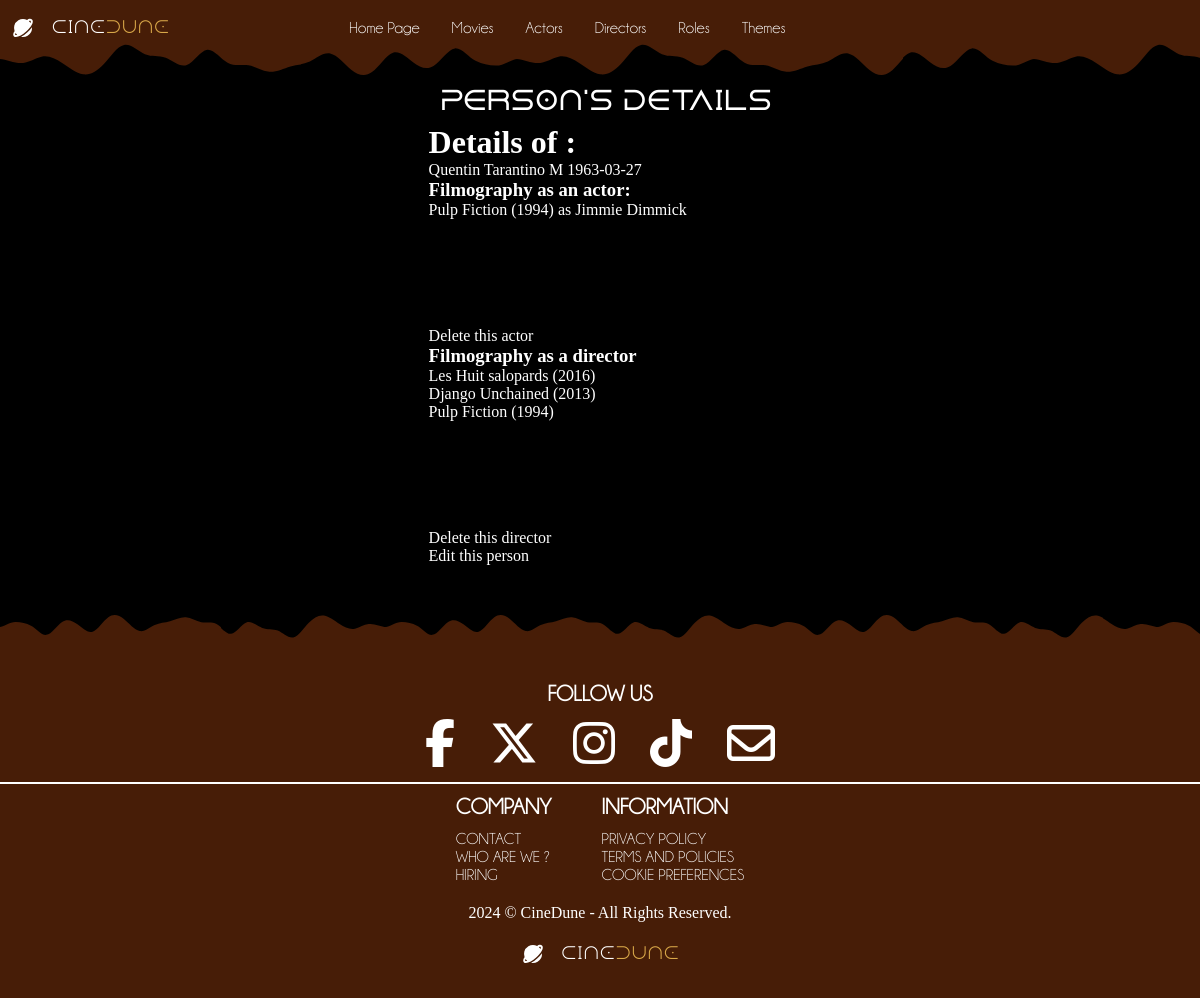
/index.php?action=personDetails&id=9, run on the app's committed database.
### tables this page shows
CREATE TABLE IF NOT EXISTS `person` (
  `idPerson` int NOT NULL AUTO_INCREMENT,
  `firstname` char(255) NOT NULL,
  `surname` char(255) NOT NULL,
  `sex` char(10) NOT NULL,
  `birthdate` date NOT NULL,
  `picture` varchar(255) NOT NULL,
  PRIMARY KEY (`idPerson`)
);

CREATE TABLE IF NOT EXISTS `actor` (
  `idActor` int NOT NULL AUTO_INCREMENT,
  `idPerson` int NOT NULL,
  PRIMARY KEY (`idActor`),
  KEY `idPerson` (`idPerson`),
  CONSTRAINT `FK1_actor_person` FOREIGN KEY (`idPerson`) REFERENCES `person` (`idPerson`)
);

CREATE TABLE IF NOT EXISTS `movie` (
  `idMovie` int NOT NULL AUTO_INCREMENT,
  `title` varchar(255) NOT NULL,
  `releaseYear` year NOT NULL,
  `duration` int NOT NULL DEFAULT '0',
  `note` float NOT NULL DEFAULT (0),
  `synopsis` text,
  `poster` varchar(255) NOT NULL,
  `idDirector` int DEFAULT NULL,
  PRIMARY KEY (`idMovie`),
  KEY `idDirector` (`idDirector`),
  CONSTRAINT `FK1_movie_director` FOREIGN KEY (`idDirector`) REFERENCES `director` (`idDirector`)
);

CREATE TABLE IF NOT EXISTS `role` (
  `idRole` int NOT NULL AUTO_INCREMENT,
  `roleName` varchar(255) NOT NULL,
  PRIMARY KEY (`idRole`)
);

CREATE TABLE IF NOT EXISTS `director` (
  `idDirector` int NOT NULL AUTO_INCREMENT,
  `idPerson` int NOT NULL,
  PRIMARY KEY (`idDirector`),
  KEY `idPerson` (`idPerson`),
  CONSTRAINT `FK1_director_person` FOREIGN KEY (`idPerson`) REFERENCES `person` (`idPerson`)
);

### view/persons/personDetails.php (the view, shortened to what this page needs)
<h1>Details of : </h1>
<?php
$person = $requestpersonDetails->fetch();
echo $person["firstname"] . " " . $person["surname"] . " " . $person["sex"] . " " . $person["birthdate"] . "<br>";
if (!empty($person["idActor"])) {
    $actorFilmography = $requestActorsFilmography->fetchAll();
    if (empty($actorFilmography)) {
        echo "No filmography found for this actor !";
    } else {
?>
        <h3>Filmography as an actor:</h3>
        <?php
        foreach ($actorFilmography as $filmography) {
        ?>
            <a href="index.php?action=movieDetails&id=<?= $filmography["idMovie"] ?>"><?= $filmography["title"] . " (" . $filmography["releaseYear"] . ")" ?></a> as <?= $filmography["roleName"] . "<br>" ?>
    <?php
        }
    }
    ?>
    <br>
    <br>
    <br>
    <br>
    <br>
    <br>
    <a href="index.php?action=delActor&id=<?= $person['idActor'] ?>">Delete this actor</a>
    <?php
}
if (!empty($person["idDirector"])) {
    $directorFilmography = $requestDirectorsFilmography->fetchAll();
    if (empty($directorFilmography)) {
        echo "No filmography found for this director.";
    } else {
    ?>
        <h3>Filmography as a director</h3>
        <?php
        foreach ($directorFilmography as $filmography) {
        ?>
            <a href="index.php?action=movieDetails&id=<?= $filmography["idMovie"] ?>"><?= $filmography["title"] . " (" . $filmography["releaseYear"] . ")" ?></a><br>
    <?php
        }
    }
    ?>
    <br>
    <br>
    <br>
    <br>
    <br>
    <br>
    <a href="index.php?action=delActor&id=<?= $person['idDirector'] ?>">Delete this director</a>
<?php
}
?>
<br>
<a href="index.php?action=editPerson&id=<?= $person['idPerson'] ?>">Edit this person</a>
<?php
require "view/template.php";

### public/css/style.css (style rules this page uses)
:root { --header-height: 3.5rem; --footer-height: 3.5rem; --background-color: #000000; --brown-color: #471d07; --orange-color: #a2520d; --yellow-color: #d9a849; --text-color: #ffffff; --gradient-top: linear-gradient(90deg, #d9a849 0%, #a2520d 100%); --gradient-left: linear-gradient( 90deg, rgba(162, 82, 13, 0.5) 0%, rgba(0, 0, 0, 0.5) 100% ); --gradient-right: linear-gradient( 90deg, rgba(0, 0, 0, 0.5) 0%, rgba(162, 82, 13, 0.5) 100% ); --gradient-bottom: linear-gradient( 359.4deg, rgba(162, 82, 13, 0.5) 0.52%, rgba(0, 0, 0, 0.5) 99.48% ); --button-gradient: linear-gradient( 90deg, rgba(217, 168, 73, 1) 0%, rgba(162, 82, 13, 1) 100% ); --hypertext-underline-gradient: linear-gradient( 0deg, #d9a849 0%, #a2520d 100% ); --background-gradient: radial-gradient( 131.8% 131.8% at 50% -31.8%, #d9a849 23%, #471d07 72.5%, #000000 100% ); --title-font: "Dune Rise"; --h2-font: "Dune Rise"; --nav-text-font: "Champagne & Limousines"; --step--1: clamp(0.8681rem, 0.4rem + 2.8793cqi, 1.5rem); --step--2: clamp(1.3021rem, 0.273rem + 4.5735cqi, 3rem); --step--3: clamp(1.0851rem, 0.8926rem + 0.8555cqi, 1.4rem); --z-tooltip: 10; --z-fixed: 100; --z-background: -1; }
* { box-sizing: border-box; padding: 0; margin: 0; }
html { scroll-behavior: smooth; color: var(--text-color); }
body { background-color: var(--background-color); }
a { color: var(--text-color); text-decoration: none; }

### data on the page
person: firstname "Quentin", surname "Tarantino", sex "M", birthdate "1963-03-27"
actor: movie.title "Pulp Fiction", movie.releaseYear "1994", role.roleName "Jimmie Dimmick"
director: movie.title "Les Huit salopards", movie.releaseYear "2016", movie.title "Django Unchained", movie.releaseYear "2013", movie.title "Pulp Fiction", movie.releaseYear "1994"

### other printed values
$secondary_title "Person's details"
